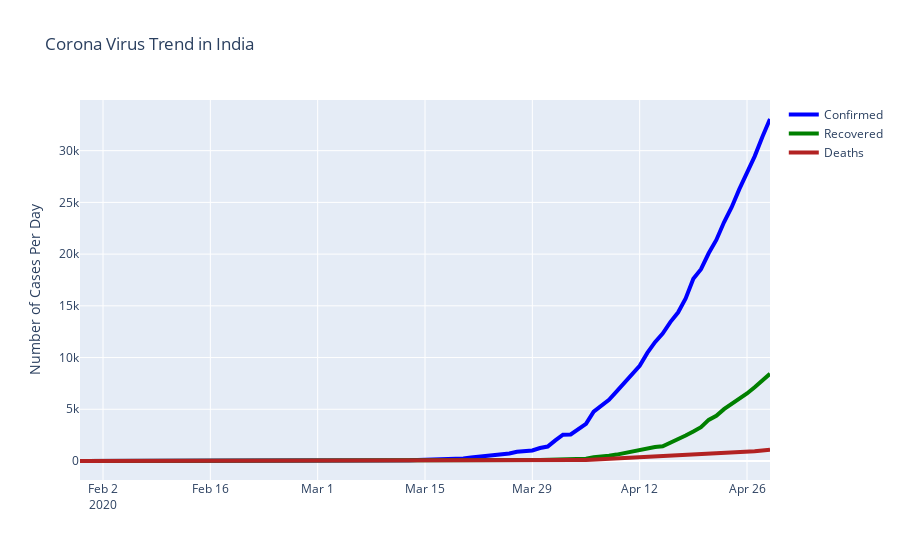

Notebook source saved alongside this figure:
### Markdown cell above
# EDA :

Let us look at some EDA, I love to find statistical evidence from data. I will try to extract information here also!!

### Code cell
fig = go.Figure()
fig.add_trace(go.Scatter(x=covid_india.index, y=covid_india['Confirmed'], name='Confirmed',
                         line=dict(color='blue', width=4)))
fig.add_trace(go.Scatter(x=covid_india.index, y=covid_india['Recovered'], name='Recovered',
                         line=dict(color='green', width=4)))
fig.add_trace(go.Scatter(x=covid_india.index, y=covid_india['Deaths'], name='Deaths',
                         line=dict(color='firebrick', width=4)))

fig.update_layout(
    title='Corona Virus Trend in India',
     yaxis=dict(
        title='Number of Cases Per Day')
    )

fig.show()
